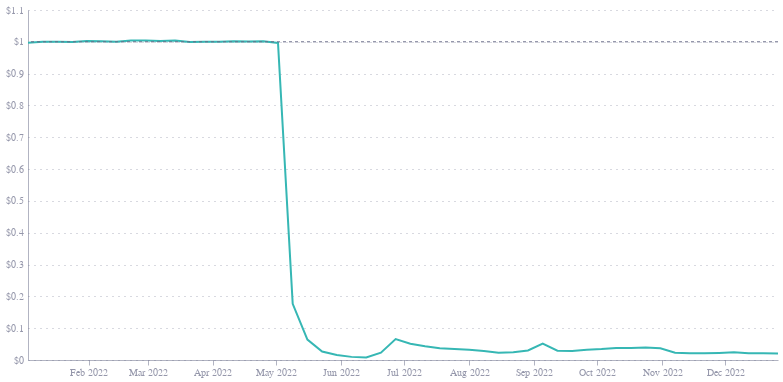

Write notebook code for a chart like this one.
### Code cell
with open("USTC_All_graph_coinmarketcap.csv") as f:
    csv = f.read()

csv = csv.replace('"\n"', '\n')
df = pd.read_csv(StringIO(csv), sep=";")

df['timestamp'] = df['timestamp'].str.replace('"', '', regex=False)
# e.g. 2025-03-17T00:00:00Z
df['timestamp'] = pd.to_datetime(df['timestamp'], format='mixed', errors='coerce')
df['timestamp'] = pd.to_datetime(df['timestamp'].dt.strftime('%Y-%m-%d'))

df = df.query("timestamp >= '2022-01-01' and timestamp <= '2022-12-31'")

line = alt.Chart(df).mark_line(
    color="#36B7B4"
).encode(
    x=alt.X('timestamp', title='', axis=alt.Axis(format='%b %Y')),
    y=alt.Y('close', title='', 
            axis=alt.Axis(format='$', title=''),
            scale=alt.Scale(type='linear')),
).properties(
    width=800,
    height=400
).interactive()

one_dollar_rule = alt.Chart(
    pd.DataFrame({'close': [1]})
).mark_rule(
    color="#676A86",
    strokeDash=[3, 3]
).encode(
    y='close',
    size=alt.value(1)
)

chart = line + one_dollar_rule
chart = chart.properties(
    width=750,
    height=350
)

chart.save("USTC_All_graph_coinmarketcap.png", scale_factor=3.0)
chart.save("USTC_All_graph_coinmarketcap.json")
chart

### Figure 1 — Vega-Lite specification as saved in the notebook (floating-point values rounded to 4 significant figures)
{"config": {"font": "Circular Std", "mark": {"line": {"interpolate": "monotone"}}, "view": {"stroke": "transparent", "width": 400, "height": 300}, "range": {"category": ["#36B7B4", "#E6224B", "#F4C245", "#0063AF", "#00A767", "#179FDB", "#EB5C2E"], "diverging": ["#E6224B", "#E54753", "#C9C9C9", "#179FDB", "#122B39"], "heatmap": ["#C9C9C9", "#179FDB", "#0063AF", "#122B39"], "ordinal": ["#00A767", "#36B7B4", "#179FDB", "#0063AF", "#243B5A"]}, "axisX": {"domainColor": "#676A86", "domainOpacity": 0.5, "grid": false, "labelAngle": 0, "labelColor": "#676A86", "labelOpacity": 0.7, "orient": "bottom", "tickColor": "#676A86", "tickCount": 10, "tickOpacity": 0.5, "title": false, "titleAlign": "center", "titleAnchor": "middle", "titleColor": "#676A86", "titleFontSize": 12, "titleOpacity": 0.8, "titleY": -15}, "axisY": {"domainColor": "#676A86", "domainOpacity": 0.5, "gridColor": "#676A86", "gridDash": [1, 5], "gridOpacity": 0.5, "labelColor": "#676A86", "labelOpacity": 0.7, "labelPadding": 5, "tickColor": "#676A86", "tickCount": 8, "tickOpacity": 0.5, "ticks": false, "titleAlign": "left", "titleAngle": 0, "titleBaseline": "bottom", "titleColor": "#676A86", "titleFontSize": 12, "titleOpacity": 0.8, "titleX": 0, "titleY": -7}}, "layer": [{"data": {"name": "data-856e0cae5e77a4924dd19debb98680f5"}, "mark": {"type": "line", "color": "#36B7B4"}, "encoding": {"x": {"axis": {"format": "%b %Y"}, "field": "timestamp", "title": "", "type": "temporal"}, "y": {"axis": {"format": "$", "title": ""}, "field": "close", "scale": {"type": "linear"}, "title": "", "type": "quantitative"}}, "name": "view_19"}, {"data": {"name": "data-e653d07daa72e0a274b599cd90df0de8"}, "mark": {"type": "rule", "color": "#676A86", "strokeDash": [3, 3]}, "encoding": {"size": {"value": 1}, "y": {"field": "close", "type": "quantitative"}}}], "height": 350, "params": [{"name": "param_27", "select": {"type": "interval", "encodings": ["x", "y"]}, "bind": "scales", "views": ["view_19"]}], "width": 750, "$schema": "https://vega.github.io/schema/vega-lite/v5.8.0.json", "datasets": {"data-856e0cae5e77a4924dd19debb98680f5": [{"name": 2781, "open": 1.001, "high": 1.008, "low": 0.9951, "close": 0.9968, "volume": 1614000000.0, "marketCap": 10410000000.0, "timestamp": "2022-01-03T00:00:00"}, {"name": 2781, "open": 0.9969, "high": 1.009, "low": 0.9944, "close": 1.0, "volume": 1422000000.0, "marketCap": 10680000000.0, "timestamp": "2022-01-10T00:00:00"}, {"name": 2781, "open": 1.0, "high": 1.008, "low": 0.9939, "close": 1.0, "volume": 2863000000.0, "marketCap": 11100000000.0, "timestamp": "2022-01-17T00:00:00"}, {"name": 2781, "open": 1.0, "high": 1.006, "low": 0.9885, "close": 0.9998, "volume": 6207000000.0, "marketCap": 11260000000.0, "timestamp": "2022-01-24T00:00:00"}, {"name": 2781, "open": 0.9999, "high": 1.005, "low": 0.995, "close": 1.002, "volume": 1904000000.0, "marketCap": 11300000000.0, "timestamp": "2022-01-31T00:00:00"}, {"name": 2781, "open": 1.002, "high": 1.006, "low": 0.9973, "close": 1.002, "volume": 2005000000.0, "marketCap": 11500000000.0, "timestamp": "2022-02-07T00:00:00"}, {"name": 2781, "open": 1.002, "high": 1.008, "low": 0.9953, "close": 1.0, "volume": 2420000000.0, "marketCap": 12070000000.0, "timestamp": "2022-02-14T00:00:00"}, {"name": 2781, "open": 1.0, "high": 1.015, "low": 0.991, "close": 1.004, "volume": 3608000000.0, "marketCap": 12870000000.0, "timestamp": "2022-02-21T00:00:00"}, {"name": 2781, "open": 1.004, "high": 1.01, "low": 0.9983, "close": 1.004, "volume": 4214000000.0, "marketCap": 13740000000.0, "timestamp": "2022-02-28T00:00:00"}, {"name": 2781, "open": 1.004, "high": 1.013, "low": 0.9754, "close": 1.003, "volume": 3857000000.0, "marketCap": 14660000000.0, "timestamp": "2022-03-07T00:00:00"}, {"name": 2781, "open": 1.003, "high": 1.006, "low": 0.9995, "close": 1.004, "volume": 3415000000.0, "marketCap": 15440000000.0, "timestamp": "2022-03-14T00:00:00"}, {"name": 2781, "open": 1.004, "high": 1.006, "low": 0.9977, "close": 0.9993, "volume": 3188000000.0, "marketCap": 16170000000.0, "timestamp": "2022-03-21T00:00:00"}, {"name": 2781, "open": 0.9995, "high": 1.003, "low": 0.9974, "close": 1.0, "volume": 3580000000.0, "marketCap": 16560000000.0, "timestamp": "2022-03-28T00:00:00"}, {"name": 2781, "open": 0.9999, "high": 1.003, "low": 0.9963, "close": 1.0, "volume": 3777000000.0, "marketCap": 16730000000.0, "timestamp": "2022-04-04T00:00:00"}, {"name": 2781, "open": 1.0, "high": 1.003, "low": 0.9996, "close": 1.001, "volume": 3218000000.0, "marketCap": 17460000000.0, "timestamp": "2022-04-11T00:00:00"}, {"name": 2781, "open": 1.002, "high": 1.004, "low": 0.9993, "close": 1.001, "volume": 3409000000.0, "marketCap": 18170000000.0, "timestamp": "2022-04-18T00:00:00"}, {"name": 2781, "open": 1.001, "high": 1.003, "low": 0.9976, "close": 1.002, "volume": 4203000000.0, "marketCap": 18560000000.0, "timestamp": "2022-04-25T00:00:00"}, {"name": 2781, "open": 1.002, "high": 1.003, "low": 0.9905, "close": 0.9964, "volume": 6384000000.0, "marketCap": 18640000000.0, "timestamp": "2022-05-02T00:00:00"}, {"name": 2781, "open": 0.9954, "high": 0.999, "low": 0.1331, "close": 0.1767, "volume": 26790000000.0, "marketCap": 1993000000.0, "timestamp": "2022-05-09T00:00:00"}, {"name": 2781, "open": 0.1766, "high": 0.3142, "low": 0.05086, "close": 0.06429, "volume": 1113000000.0, "marketCap": 725100000.0, "timestamp": "2022-05-16T00:00:00"}, {"name": 2781, "open": 0.06428, "high": 0.5347, "low": 0.01846, "close": 0.02677, "volume": 505600000.0, "marketCap": 301900000.0, "timestamp": "2022-05-23T00:00:00"}, {"name": 2781, "open": 0.02677, "high": 0.03301, "low": 0.01454, "close": 0.0159, "volume": 159700000.0, "marketCap": 163000000.0, "timestamp": "2022-05-30T00:00:00"}, {"name": 2781, "open": 0.01589, "high": 0.01727, "low": 0.008088, "close": 0.009822, "volume": 123000000.0, "marketCap": 100700000.0, "timestamp": "2022-06-06T00:00:00"}, {"name": 2781, "open": 0.009819, "high": 0.009819, "low": 0.006218, "close": 0.008107, "volume": 101700000.0, "marketCap": 83130000.0, "timestamp": "2022-06-13T00:00:00"}, {"name": 2781, "open": 0.008111, "high": 0.02363, "low": 0.007727, "close": 0.02318, "volume": 108500000.0, "marketCap": 237700000.0, "timestamp": "2022-06-20T00:00:00"}, {"name": 2781, "open": 0.02319, "high": 0.08966, "low": 0.01423, "close": 0.0656, "volume": 1321000000.0, "marketCap": 672700000.0, "timestamp": "2022-06-27T00:00:00"}, {"name": 2781, "open": 0.06562, "high": 0.06825, "low": 0.04781, "close": 0.05118, "volume": 325800000.0, "marketCap": 502400000.0, "timestamp": "2022-07-04T00:00:00"}, {"name": 2781, "open": 0.05119, "high": 0.05252, "low": 0.03421, "close": 0.04326, "volume": 223400000.0, "marketCap": 424600000.0, "timestamp": "2022-07-11T00:00:00"}, {"name": 2781, "open": 0.04325, "high": 0.04688, "low": 0.03617, "close": 0.03717, "volume": 134400000.0, "marketCap": 364900000.0, "timestamp": "2022-07-18T00:00:00"}, {"name": 2781, "open": 0.03717, "high": 0.04169, "low": 0.03292, "close": 0.03496, "volume": 120500000.0, "marketCap": 343100000.0, "timestamp": "2022-07-25T00:00:00"}, {"name": 2781, "open": 0.03494, "high": 0.03922, "low": 0.03198, "close": 0.03231, "volume": 74520000.0, "marketCap": 317100000.0, "timestamp": "2022-08-01T00:00:00"}, {"name": 2781, "open": 0.03231, "high": 0.03265, "low": 0.02649, "close": 0.02855, "volume": 70270000.0, "marketCap": 280300000.0, "timestamp": "2022-08-08T00:00:00"}, {"name": 2781, "open": 0.02855, "high": 0.02872, "low": 0.02196, "close": 0.02262, "volume": 82980000.0, "marketCap": 222000000.0, "timestamp": "2022-08-15T00:00:00"}, {"name": 2781, "open": 0.02262, "high": 0.03237, "low": 0.02191, "close": 0.02423, "volume": 116600000.0, "marketCap": 237800000.0, "timestamp": "2022-08-22T00:00:00"}, {"name": 2781, "open": 0.02423, "high": 0.04108, "low": 0.02402, "close": 0.03012, "volume": 454900000.0, "marketCap": 295700000.0, "timestamp": "2022-08-29T00:00:00"}, {"name": 2781, "open": 0.03013, "high": 0.06752, "low": 0.02998, "close": 0.05174, "volume": 1600000000.0, "marketCap": 507900000.0, "timestamp": "2022-09-05T00:00:00"}, {"name": 2781, "open": 0.05178, "high": 0.05379, "low": 0.0291, "close": 0.02925, "volume": 467200000.0, "marketCap": 287100000.0, "timestamp": "2022-09-12T00:00:00"}, {"name": 2781, "open": 0.02929, "high": 0.03682, "low": 0.02782, "close": 0.02832, "volume": 270200000.0, "marketCap": 278000000.0, "timestamp": "2022-09-19T00:00:00"}, {"name": 2781, "open": 0.02832, "high": 0.03421, "low": 0.02645, "close": 0.03206, "volume": 307800000.0, "marketCap": 314700000.0, "timestamp": "2022-09-26T00:00:00"}, {"name": 2781, "open": 0.03208, "high": 0.0363, "low": 0.02894, "close": 0.03431, "volume": 151100000.0, "marketCap": 336800000.0, "timestamp": "2022-10-03T00:00:00"}, {"name": 2781, "open": 0.03432, "high": 0.0621, "low": 0.03305, "close": 0.03767, "volume": 1501000000.0, "marketCap": 369500000.0, "timestamp": "2022-10-10T00:00:00"}, {"name": 2781, "open": 0.03767, "high": 0.04161, "low": 0.03423, "close": 0.03808, "volume": 370500000.0, "marketCap": 373500000.0, "timestamp": "2022-10-17T00:00:00"}, {"name": 2781, "open": 0.03811, "high": 0.0465, "low": 0.03612, "close": 0.03949, "volume": 340800000.0, "marketCap": 387300000.0, "timestamp": "2022-10-24T00:00:00"}, {"name": 2781, "open": 0.03949, "high": 0.03955, "low": 0.03472, "close": 0.03694, "volume": 212200000.0, "marketCap": 362300000.0, "timestamp": "2022-10-31T00:00:00"}, {"name": 2781, "open": 0.037, "high": 0.03702, "low": 0.02293, "close": 0.02306, "volume": 268700000.0, "marketCap": 226100000.0, "timestamp": "2022-11-07T00:00:00"}, {"name": 2781, "open": 0.02307, "high": 0.02447, "low": 0.02074, "close": 0.02121, "volume": 232300000.0, "marketCap": 208000000.0, "timestamp": "2022-11-14T00:00:00"}, {"name": 2781, "open": 0.02124, "high": 0.02239, "low": 0.01886, "close": 0.02093, "volume": 195700000.0, "marketCap": 205200000.0, "timestamp": "2022-11-21T00:00:00"}, {"name": 2781, "open": 0.02093, "high": 0.02343, "low": 0.01995, "close": 0.02219, "volume": 125700000.0, "marketCap": 217600000.0, "timestamp": "2022-11-28T00:00:00"}, {"name": 2781, "open": 0.0222, "high": 0.02584, "low": 0.02059, "close": 0.02409, "volume": 215600000.0, "marketCap": 236200000.0, "timestamp": "2022-12-05T00:00:00"}, {"name": 2781, "open": 0.02409, "high": 0.02704, "low": 0.02071, "close": 0.02104, "volume": 144900000.0, "marketCap": 206300000.0, "timestamp": "2022-12-12T00:00:00"}, {"name": 2781, "open": 0.02104, "high": 0.02178, "low": 0.01955, "close": 0.02104, "volume": 69280000.0, "marketCap": 206300000.0, "timestamp": "2022-12-19T00:00:00"}, {"name": 2781, "open": 0.02096, "high": 0.02359, "low": 0.01965, "close": 0.02016, "volume": 140800000.0, "marketCap": 197700000.0, "timestamp": "2022-12-26T00:00:00"}], "data-e653d07daa72e0a274b599cd90df0de8": [{"close": 1}]}}
